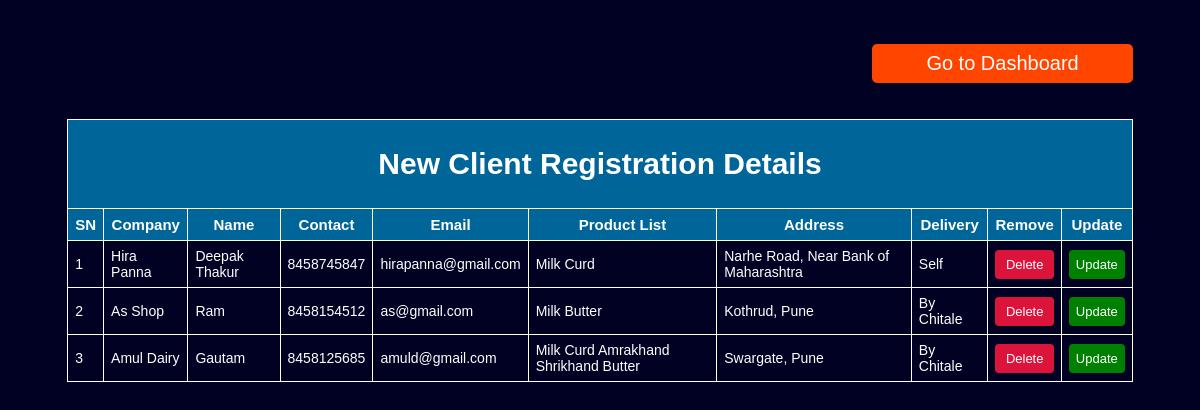
The page /index.php/CRMController/show_new_client_data on the database its author committed.
### tables this page shows
CREATE TABLE `new_client` (
  `client_id` int(11) NOT NULL,
  `shopname` varchar(30) NOT NULL,
  `cname` varchar(20) NOT NULL,
  `mobileno` bigint(10) NOT NULL,
  `emailid` varchar(100) NOT NULL,
  `product` varchar(100) NOT NULL,
  `shopaddress` varchar(500) NOT NULL,
  `deliveryby` varchar(20) NOT NULL
);

### application/controllers/CRMController.php (called while the page is built, shortened)
<?php
class CRMController extends CI_Controller
{
	public function __construct()
	{
		$this->load->database();
		$this->load->helper('url');
		$this->load->model('CRM_Model');
	}
   public function show_new_client_data()
    {
      $result['data']=$this->CRM_Model->dispayallnewclient();
      $this->load->view('Display_NewClient',$result);
    }
}
?>

### index.php (called while the page is built, shortened)
<?php
require_once BASEPATH.'core/CodeIgniter.php';

### application/models/CRM_Model.php (called while the page is built, shortened)
<?php
class CRM_Model extends CI_Model
{
    public function dispayallnewclient()
	{
		return $this->db->query("select * from new_client")->result();
	}
}
?>

### application/views/Display_NewClient.php (the view, shortened to what this page needs)
<!DOCTYPE html>
<html>
<head>
</head>
<body>
  <br><br>
  <a href="go_to_dashboard"><button id="dashid">Go to Dashboard</button></a>
    <center>
            <br><br>
    	<table border="1" width="90%" cellpadding="7">
        <tr bgcolor="#006598">
          <th colspan="10"><h1>New Client Registration Details</h1></th>
        </tr>
    		<tr bgcolor="#006598">
    			<th>SN</th>
    			<th>Company</th>
    			<th>Name</th>
    			<th>Contact</th>
    			<th>Email</th>
    			<th>Product List</th>
    			<th>Address</th>
    			<th>Delivery</th>
    			<th>Remove</th>
    			<th>Update</th>
    		</tr>
             <?php
                $x=1;
                foreach($data as $row)
                {
                  echo "<tr id='data'>";
                  echo "<td>".$x."</td>";
                  echo "<td>".$row->shopname."</td>";
                  echo "<td>".$row->cname."</td>";
                  echo "<td>".$row->mobileno."</td>";
                  echo "<td>".$row->emailid."</td>";
                  echo "<td>".$row->product."</td>";
                  echo "<td>".$row->shopaddress."</td>";
                  echo "<td>".$row->deliveryby."</td>";
    echo "<td>
          <button id='btn1'><a href='delete_new_client_data?id=".$row->client_id."'>
             Delete
          </a></button>
        </td>";
    echo "<td>
            <button id='btn2'><a href='update_new_client_data?id=".$row->client_id."'>
              Update
            </a></button>
          </td>";
    echo "</tr>";
                 $x++;
          }
    ?>
  </table>
    </center>
</body>
</html>

### application/views/Display_NewClient.php (style rules this page uses)
body { background-color: #000123; color: white; font-family: arial; }
#dashid { padding: 8px; width: 22%; border-radius: 5px; font-size: 20px; border: none; background-color: orangered; color: white; margin-left: 73%; }
table { border-radius: 5px; border-collapse: collapse; border: 1px solid white; color: white; }
a { color: white; text-decoration: none; font-size: 13px; }
th { font-size: 15px; color: white; }
td { font-size: 14px; }
#btn1,#btn2 { background-color: crimson; border: none; border-radius: 4px; padding: 7px; width: 100%; }
#btn2 { background-color: green; }

### rows shown on the page
new_client: shopname "Hira Panna", cname "Deepak Thakur", mobileno "8458745847", emailid "hirapanna@gmail.com", product "Milk Curd", shopaddress "Narhe Road, Near Bank of Maharashtra", deliveryby "Self"
new_client: shopname "As Shop", cname "Ram", mobileno "8458154512", emailid "as@gmail.com", product "Milk Butter", shopaddress "Kothrud, Pune", deliveryby "By Chitale"
new_client: shopname "Amul Dairy", cname "Gautam", mobileno "8458125685", emailid "amuld@gmail.com", product "Milk Curd Amrakhand Shrikhand Butter", shopaddress "Swargate, Pune", deliveryby "By Chitale"
